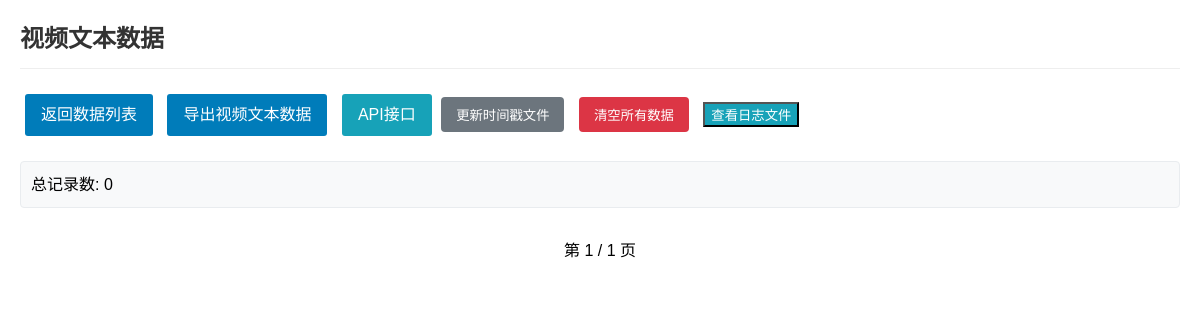
/datapost/video-text/show/, run on an earlier commit of the app's database.
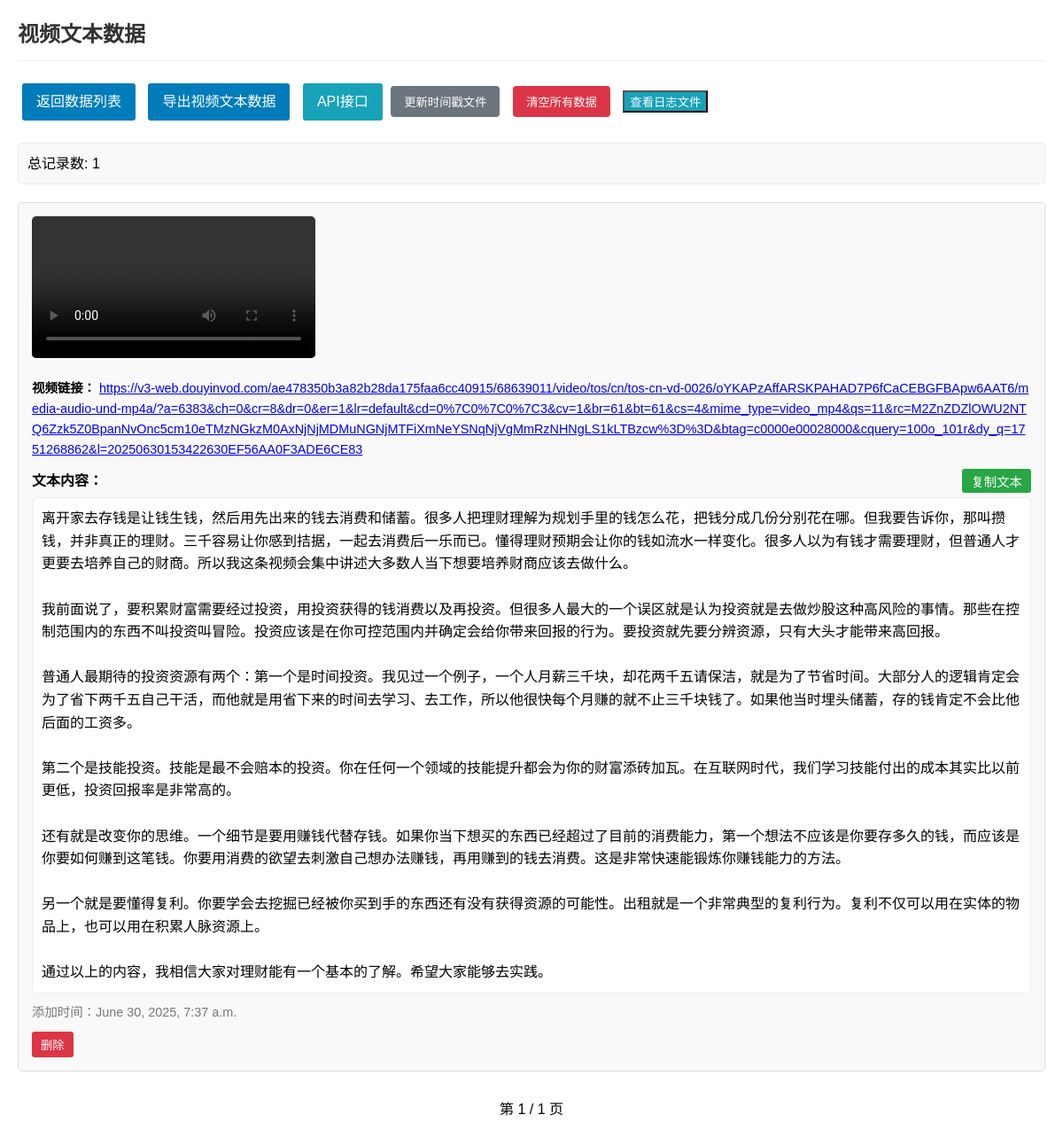
And on a later commit of the database.
### datapost/models.py (models this page shows, shortened)
class VideoText(models.Model):
    video_url = models.URLField(max_length=500)
    text_content = models.TextField()
    created_at = models.DateTimeField(auto_now_add=True)

### datapost/views.py (the view)
# urls.py: path('video-text/show/', show_video_text, name='show_video_text'),
def show_video_text(request):
    page_num = int(request.GET.get('page', 1))
    video_texts = VideoText.objects.all().order_by('-created_at')
    paginator = Paginator(video_texts, 20)  # 每页20条
    page = paginator.get_page(page_num)
    context = {
        'page': page,
        'paginator': paginator,
        'total_count': VideoText.objects.count()
    }
    return render(request, 'datapost/video_text.html', context)

### datapost/templates/datapost/video_text.html (shortened to what this page needs)
{% extends "datapost/base.html" %}
{% block header %}视频文本数据{% endblock %}
{% block content %}
    <div class="actions">
        <a href="{% url 'show_data' %}" class="btn">返回数据列表</a>
        <a href="{% url 'export_video_text' %}" class="btn">导出视频文本数据</a>
        <a href="{% url 'video_text_api' %}" class="btn api-link" target="_blank">API接口</a>
        <button class="timestamp-btn" onclick="createTimestampFile()">更新时间戳文件</button>
        <button class="clear-all-btn" onclick="clearAllData()">清空所有数据</button>
        <button class="log-btn" onclick="viewLogFile()">查看日志文件</button>
    </div>
    <div class="stats">
        总记录数: {{ total_count }}
    </div>
    {% for item in page %}
        <div class="video-text-item">
            <div class="video-container">
                <video src="{{ item.video_url }}" controls width="320"></video>
            </div>
            <div class="url-link">
                <strong>视频链接：</strong> <a href="{{ item.video_url }}" target="_blank">{{ item.video_url }}</a>
            </div>
            <div>
                <div class="text-header">
                    <strong>文本内容：</strong>
                    <button class="copy-btn" onclick="copyText(this, 'text-content-{{ item.id }}')">复制文本</button>
                </div>
                <div class="text-content" id="text-content-{{ item.id }}">{{ item.text_content }}</div>
            </div>
            <div class="timestamp">添加时间：{{ item.created_at }}</div>
            <button class="delete-btn" onclick="deleteVideoText({{ item.id }})">删除</button>
        </div>
    {% endfor %}
    <div class="pagination">
        第 {{ page.number }} / {{ paginator.num_pages }} 页
    </div>
{% endblock %}

What changed in the data, as far as the page shows it:
added VideoText: video_url "https://v3-web.douyinvod.com/ae478350b3a82b28da175faa6cc40915/68639011/video/tos/cn/tos-cn-vd-0026/oYKAPzAffARSKPAHAD7P6fCaCEBGFBApw6AAT6/media-audio-und-mp4a/?a=6383&ch=0&cr=8&dr=0&er=1&lr=default&cd=0%7C0%7C0%7C3&cv=1&br=61&bt=61&cs=4&mime_type=video_mp4&qs=11&rc=M2ZnZDZlOWU2NTQ6Zzk5Z0BpanNvOnc5cm10eTMzNGkzM0AxNjNjMDMuNGNjMTFiXmNeYSNqNjVgMmRzNHNgLS1kLTBzcw%3D%3D&btag=c0000e00028000&cquery=100o_101r&dy_q=1751268862&l=20250630153422630EF56AA0F3ADE6CE83", text_content "离开家去存钱是让钱生钱，然后用先出来的钱去消费和储蓄。很多人把理财理解为规划手里的钱怎么花，把钱分成几份分别花在哪。但我要告诉你，那叫攒钱，并非真正的理财。三千容易让你感到拮据，一起去消费后一乐而已。懂得理财预期会让你的钱如流水一样变化。很多人以为有钱才需要理财，但普通人才更要去培养自己的财商。所以我这条视频会集中讲述大多数人当下想要培养财商应该去做什么。 我前面说了，要积累财富需要经过投资，用投资获得的钱消费以及再投资。但很多人最大的一个误区就是认为投资就是去做炒股这种高风险的事情。那些在控制范围内的东西不叫投资叫冒险。投资应该是在你可控范围内并确定会给你带来回报的行为。要投资就先要分辨资源，只有大头才能带来高回报。 普通人最期待的投资资源有两个：第一个是时间投资。我见过一个例子，一个人月薪三千块，却花两千五请保洁，就是为了节省时间。大部分人的逻辑肯定会为了省下两千五自己干活，而他就是用省下来的时间去学习、去工作，所以他很快每个月赚的就不止三千块钱了。如果他当时埋头储蓄，存的钱肯定不会比他后面的工资多。 第二个是技能投资。技能是最不会赔本的投资。你在任何一个领域的技能提升都会为你的财富添砖加瓦。在互联网时代，我们学习技能付出的成本其实比以前更低，投资回报率是非常高的。 还有就是改变你的思维。一个细节是要用赚钱代替存钱。如果你当下想买的东西已经超过了目前的消费能力，第一个想法不应该是你要存多久的钱，而应该是你要如何赚到这笔钱。你要用消费的欲望去刺激自己想办法赚钱，再用赚到的钱去消费。这是非常快速能锻炼你赚钱能力的方法。…", created_at "June 30, 2025, 7:37 a.m."
Also different on the page:
{{ total_count }}: "0" → "1"
